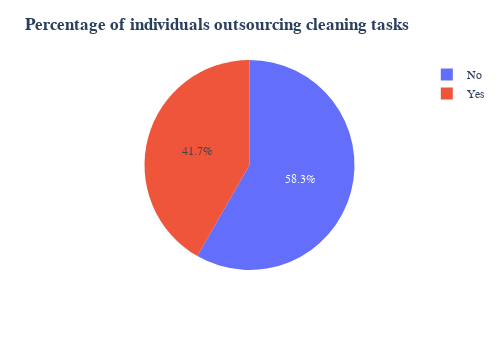

Here is the notebook cell this chart was saved with:
### Markdown cell above
The second funnel question asked individuals that are sharing flat if they outsource the household or cleaning tasks. The chart below shows how almost a 40% of the individuals outsource the tasks.

### Code cell
outsource = pd.DataFrame(df.groupby("clean_outsource")["clean_outsource"].agg("count"))
outsource = outsource * 100 / outsource.sum(axis=0)
outsource = outsource.unstack().reset_index()
fig = px.pie(outsource, values=0, names="clean_outsource")
fig.update_layout(
    title="<b>Percentage of individuals outsourcing cleaning tasks</b>", width=500, height=350,
    font=dict(
        family="Courier New, monospace",
        size=12
    ))

### Figure 1 — Plotly figure (JSON) as saved in the notebook; plotly's stock layout.template omitted (floating-point values rounded to 4 significant figures)
{"data": [{"domain": {"x": [0, 1], "y": [0, 1]}, "hovertemplate": "clean_outsource=%{label}<br>0=%{value}<extra></extra>", "labels": ["No", "Yes"], "legendgroup": "", "name": "", "showlegend": true, "type": "pie", "values": [58.28, 41.72]}], "layout": {"font": {"family": "Courier New, monospace", "size": 12}, "height": 350, "legend": {"tracegroupgap": 0}, "margin": {"t": 60}, "title": {"text": "<b>Percentage of individuals outsourcing cleaning tasks</b>"}, "width": 500}}
